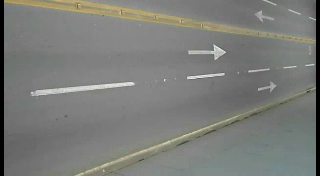
#> input picture frame 37 of trafikte_arac_sayma/b12.avi, 320 x 176 px, given in place of b1.mp4, which was not available
$ python renk_filtreleme.py
#> lines starting #> are read from the running program, lines starting #| are printed output that depends on the picture; after the words box and inside, x2 and y2 are one past the last pixel; in counts of white or black regions, pixels touching at a corner belong together
import cv2
import numpy as np

kamera = cv2.VideoCapture("b1.mp4")

while (1):
    ret, frame = kamera.read()
#> frame is the input picture: shape (176, 320, 3); mean B, G, R 121, 124.5, 123.3
    # Hsv ye çeviriyoruz. COLOR_BGR2HSV ile filtreliyoruz.
    hsv = cv2.cvtColor(frame, cv2.COLOR_BGR2HSV)
#> hsv: shape (176, 320, 3); mean H, S, V 33.2, 11.7, 125.2
    # Alt tonu belirleriz.
    dusuk_mavi = np.array([30, 40, 30])
    # Üst tonu belirleriz.
    ust_mavi = np.array([140, 255, 255])

    mask = cv2.inRange(hsv, dusuk_mavi, ust_mavi)
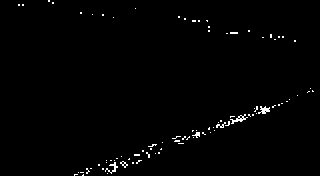
#> mask: shape (176, 320); 1% white in thin lines or dots
    son_resim = cv2.bitwise_and(frame, frame, mask=mask)

    cv2.imshow('orjinal', frame)
    cv2.imshow('mask', mask)
    cv2.imshow('son_resim', son_resim)

    if cv2.waitKey(25) & 0xFF == ord('q'):
#> (key q is pressed here)
        break
# Videodan alınan görüntüyü bırak.
kamera.release()
# Bir hata almamak için cv2.destroyAllWindows() fonksiyonu eklenir.
cv2.destroyAllWindows()

$ run again, starting later in the video
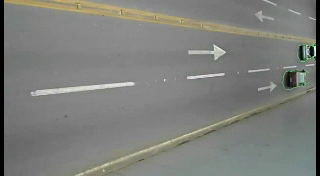
#> input picture frame 168 of trafikte_arac_sayma/b12.avi, 320 x 176 px, given in place of b1.mp4, which was not available
#> frame is the input picture: shape (176, 320, 3); mean B, G, R 122.7, 126.8, 125.5
#> hsv: shape (176, 320, 3); mean H, S, V 36.9, 13.5, 127.7
#> `mask = cv2.inRange(hsv, dusuk_mavi, ust_mavi)`:
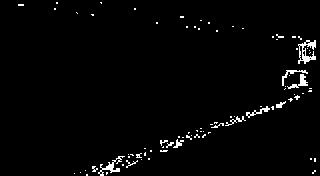
#> mask: shape (176, 320); 2.2% white in thin lines or dots
#> `son_resim = cv2.bitwise_and(frame, frame, mask=mask)`:
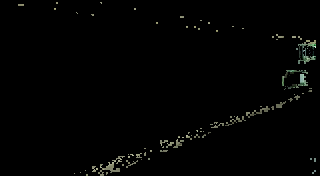
#> son_resim: shape (176, 320, 3); mean B, G, R 2.2, 2.7, 2.5

$ run again, starting later in the video
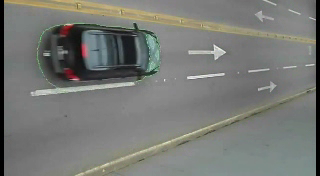
#> input picture frame 299 of trafikte_arac_sayma/b12.avi, 320 x 176 px, given in place of b1.mp4, which was not available
#> frame is the input picture: shape (176, 320, 3); mean B, G, R 117.1, 121.2, 119.4
#> hsv: shape (176, 320, 3); mean H, S, V 46.2, 17.9, 122.8
#> `mask = cv2.inRange(hsv, dusuk_mavi, ust_mavi)`:
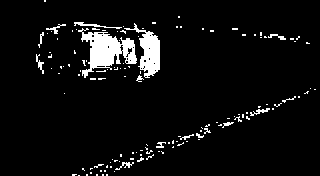
#> mask: shape (176, 320); 5.8% white; 131 white regions (115 under 20 px), largest, box (x1, y1, x2, y2) and area: (78, 28, 137, 78) 1339, (124, 23, 160, 78) 778, (74, 22, 122, 29) 95
#> `son_resim = cv2.bitwise_and(frame, frame, mask=mask)`:
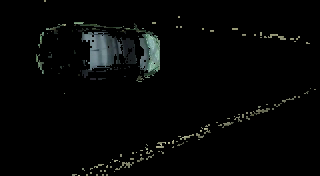
#> son_resim: shape (176, 320, 3); mean B, G, R 5.5, 6, 5.1
